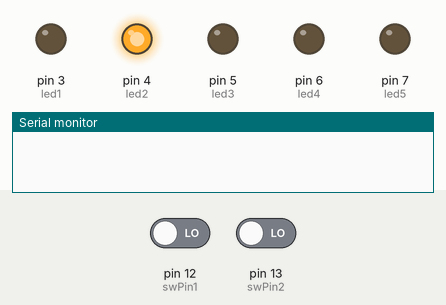
The sketch below on a simulated Arduino Uno, built with avr-gcc and run on an emulated ATmega328P. On the bench: output pins drawn as LEDs (lit = HIGH), the last lines printed to the serial monitor. The inputs (shaded band) are chosen by the test bench; at power-on: pin 12 (swPin1) LOW, pin 13 (swPin2) LOW.

Above: at 1.1 s.
At 15.8 s:
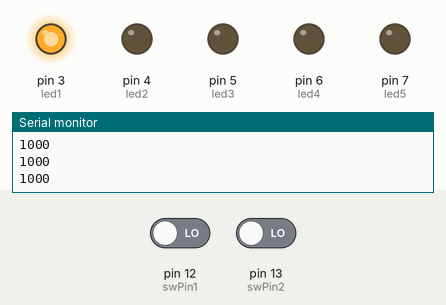
15.9 s: pin 12 (swPin1) driven HIGH and pin 13 (swPin2) driven HIGH
At 26.0 s:
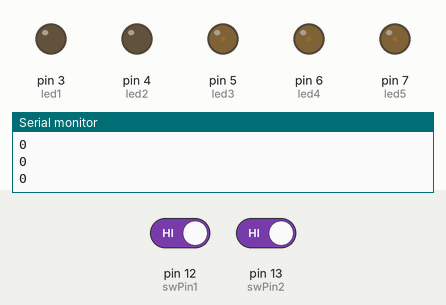
Timing chart, 0 to 27.5 s (numbered marks = the images above; inputs shaded):
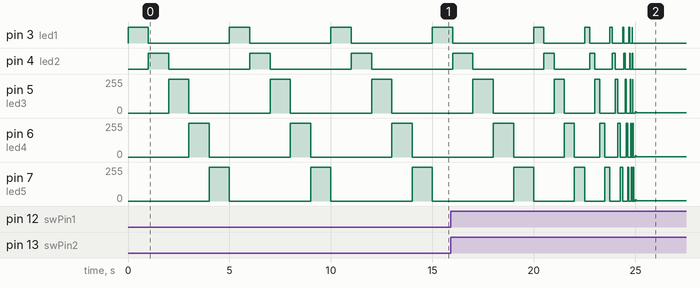

The sketch:

Task1.ino
```cpp
// Video: https://youtu.be/dkB40fj0vQk

int led1 = 3;
int led2 = 4;
int led3 = 5;
int led4 = 6;
int led5 = 7;

int swPin1 = 12;
int swPin2 = 13;

int swVal1;
int swVal2;
int wait = 1000;

void setup() {
    pinMode(led1, OUTPUT);
    pinMode(led2, OUTPUT);
    pinMode(led3, OUTPUT);
    pinMode(led4, OUTPUT);
    pinMode(led5, OUTPUT);

    pinMode(swPin1, INPUT);
    pinMode(swPin2, INPUT);

    Serial.begin(9600);
}

void loop() {
    digitalWrite(led1, HIGH);
    delay(wait);
    digitalWrite(led1, LOW);

    digitalWrite(led2, HIGH);
    delay(wait);
    digitalWrite(led2, LOW);

    digitalWrite(led3, HIGH);
    delay(wait);
    digitalWrite(led3, LOW);

    digitalWrite(led4, HIGH);
    delay(wait);
    digitalWrite(led4, LOW);

    digitalWrite(led5, HIGH);
    delay(wait);
    digitalWrite(led5, LOW);

    swVal1 = digitalRead(swPin1);
    swVal2 = digitalRead(swPin2);

    if (swVal1 == HIGH) {
        wait /= 2;
    }
    else if (swVal2 == HIGH) {
        wait *= 2;
    }

    Serial.println(wait);
}
```
